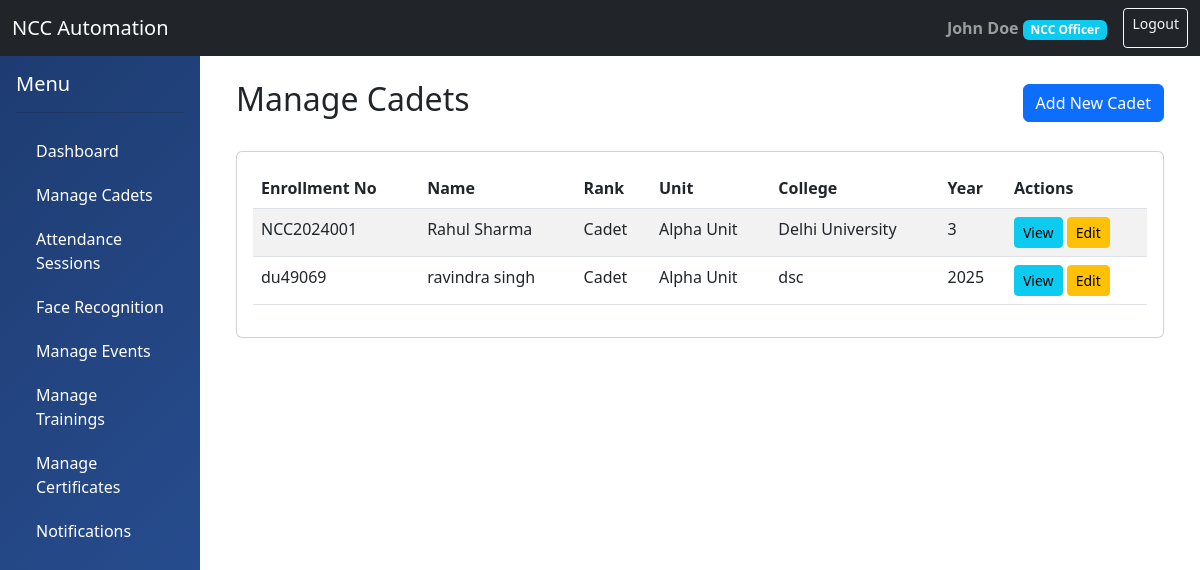
/dashboard/cadets/ (signed in), run on the app's committed database.
### accounts/models.py (models this page shows, shortened)
class User(AbstractUser):
    ROLE_CHOICES = (
        ('ADMIN', 'Administrator'),
        ('OFFICER', 'NCC Officer'),
        ('CADET', 'Cadet'),
    )
    role = models.CharField(max_length=10, choices=ROLE_CHOICES, default='CADET')
    phone_number = models.CharField(max_length=15, blank=True, null=True)
    profile_picture = models.ImageField(upload_to='profiles/', blank=True, null=True)
    date_of_birth = models.DateField(blank=True, null=True)
    address = models.TextField(blank=True, null=True)
    created_at = models.DateTimeField(auto_now_add=True)
    updated_at = models.DateTimeField(auto_now=True)
    is_active_member = models.BooleanField(default=True)
    class Meta:
        db_table = 'users'
        permissions = (
            ('can_view_all_cadets', 'Can view all cadets'),
            ('can_manage_unit', 'Can manage unit'),
            ('can_mark_attendance', 'Can mark attendance'),
            ('can_create_events', 'Can create events'),
        )

class Cadet(models.Model):
    RANK_CHOICES = (
        ('CDT', 'Cadet'),
        ('LCPL', 'Lance Corporal'),
        ('CPL', 'Corporal'),
        ('SGT', 'Sergeant'),
        ('SUO', 'Senior Under Officer'),
    )
    user = models.OneToOneField(User, on_delete=models.CASCADE, related_name='cadet_profile')
    rank = models.CharField(max_length=10, choices=RANK_CHOICES, default='CDT')
    unit = models.ForeignKey('units.Unit', on_delete=models.SET_NULL, null=True, related_name='cadets')
    enrollment_number = models.CharField(max_length=50, unique=True)
    enrollment_date = models.DateField()
    college_name = models.CharField(max_length=200)
    course = models.CharField(max_length=100)
    year_of_study = models.IntegerField()
    roll_number = models.CharField(max_length=50)
    parent_name = models.CharField(max_length=200)
    parent_phone = models.CharField(max_length=15)
    parent_email = models.EmailField(blank=True, null=True)
    emergency_contact = models.CharField(max_length=15)
    blood_group = models.CharField(max_length=5, blank=True)
    height = models.DecimalField(max_digits=5, decimal_places=2, blank=True, null=True)
    weight = models.DecimalField(max_digits=5, decimal_places=2, blank=True, null=True)
    assigned_officer = models.ForeignKey(Officer, on_delete=models.SET_NULL, null=True, blank=True, related_name='assigned_cadets')
    class Meta:
        db_table = 'cadets'

### units/models.py (models this page shows, shortened)
class Unit(models.Model):
    WING_CHOICES = (
        ('ARMY', 'Army Wing'),
        ('NAVY', 'Navy Wing'),
        ('AIR', 'Air Wing'),
    )
    name = models.CharField(max_length=200)
    wing = models.CharField(max_length=10, choices=WING_CHOICES)
    unit_code = models.CharField(max_length=50, unique=True)
    location = models.CharField(max_length=200)
    contact_email = models.EmailField()
    contact_phone = models.CharField(max_length=15)
    established_date = models.DateField(blank=True, null=True)
    is_active = models.BooleanField(default=True)
    created_at = models.DateTimeField(auto_now_add=True)
    class Meta:
        db_table = 'units'
        ordering = ['name']

### accounts/views.py (the view, shortened to what this page needs)
@officer_required
def cadet_list_view(request):
    user = request.user
    if user.role == 'ADMIN':
        cadets = Cadet.objects.all().select_related('user', 'unit')
    elif user.role == 'OFFICER' and hasattr(user, 'officer_profile'):
        cadets = Cadet.objects.filter(unit=user.officer_profile.unit).select_related('user', 'unit')
    else:
        cadets = Cadet.objects.none()
    search_query = request.GET.get('search', '')
    return render(request, 'accounts/cadet_list.html', {
        'cadets': cadets,
        'search_query': search_query
    })

### templates/accounts/cadet_list.html (shortened to what this page needs)
{% extends 'base.html' %}
{% block content %}
<div class="container">
    <div class="d-flex justify-content-between align-items-center mb-4">
        <h2>Manage Cadets</h2>
        <a href="{% url 'cadet_create' %}" class="btn btn-primary">Add New Cadet</a>
    </div>
    <div class="card">
        <div class="card-body">
            <table class="table table-striped">
                <thead>
                    <tr>
                        <th>Enrollment No</th>
                        <th>Name</th>
                        <th>Rank</th>
                        <th>Unit</th>
                        <th>College</th>
                        <th>Year</th>
                        <th>Actions</th>
                    </tr>
                </thead>
                <tbody>
                    {% for cadet in cadets %}
                    <tr>
                        <td>{{ cadet.enrollment_number }}</td>
                        <td>{{ cadet.user.get_full_name }}</td>
                        <td>{{ cadet.get_rank_display }}</td>
                        <td>{{ cadet.unit.name }}</td>
                        <td>{{ cadet.college_name }}</td>
                        <td>{{ cadet.year_of_study }}</td>
                        <td>
                            <a href="{% url 'cadet_detail' cadet.id %}" class="btn btn-sm btn-info">View</a>
                            <a href="{% url 'cadet_update' cadet.id %}" class="btn btn-sm btn-warning">Edit</a>
                        </td>
                    </tr>
                    {% empty %}
                    <tr>
                        <td colspan="7" class="text-center">No cadets found.</td>
                    </tr>
                    {% endfor %}
                </tbody>
            </table>
        </div>
    </div>
</div>
{% endblock %}

### templates/base.html (shortened to what this page needs)
<!DOCTYPE html>
<html lang="en">
<head>
    <link href="https://cdn.jsdelivr.net/npm/bootstrap@5.3.0/dist/css/bootstrap.min.css" rel="stylesheet">
</head>
<body>
    <nav class="navbar navbar-expand-lg navbar-dark bg-dark">
        <div class="container-fluid">
            <a class="navbar-brand" href="{% url 'dashboard' %}">NCC Automation</a>
            <div class="d-flex">
                {% if user.is_authenticated %}
                <span class="navbar-text me-3">
                    <strong>{{ user.get_full_name }}</strong>
                    <span class="badge bg-info">{{ user.get_role_display }}</span>
                </span>
                <a href="{% url 'logout' %}" class="btn btn-outline-light btn-sm">Logout</a>
                {% endif %}
            </div>
        </div>
    </nav>
    <div class="container-fluid">
        <div class="row">
            {% if user.is_authenticated %}
            <div class="col-md-2 sidebar p-0">
                <div class="p-3">
                    <h5 class="text-white">Menu</h5>
                    <hr class="bg-white">
                    <a href="{% url 'dashboard' %}">Dashboard</a>
                    {% if user.role != 'CADET' %}
                        <a href="{% url 'cadet_list' %}">Manage Cadets</a>
                        <a href="{% url 'attendance_session_list' %}">Attendance Sessions</a>
                        <a href="{% url 'face_management' %}">Face Recognition</a>
                        <a href="{% url 'event_list' %}">Manage Events</a>
                        <a href="{% url 'training_list' %}">Manage Trainings</a>
                        <a href="{% url 'certificate_list' %}">Manage Certificates</a>
                        <a href="{% url 'notification_list' %}">Notifications</a>
                    {% endif %}
                </div>
            </div>
            {% endif %}
            <div class="col-md-10 p-4">
                {% block content %}{% endblock %}
            </div>
        </div>
    </div>
</body>
</html>

### templates/base.html (style rules this page uses)
.sidebar { min-height: 100vh; background: linear-gradient(135deg, #1e3c72 0%, #2a5298 100%); }
.sidebar a { color: white; text-decoration: none; padding: 10px 20px; display: block; transition: all 0.3s; }

### data on the page
User: get_full_name "John Doe", role "NCC Officer"
Cadet: enrollment_number "NCC2024001", user.get_full_name "Rahul Sharma", rank "Cadet", unit.name "Alpha Unit", college_name "Delhi University", year_of_study "3"
Cadet: enrollment_number "du49069", user.get_full_name "ravindra singh", rank "Cadet", unit.name "Alpha Unit", college_name "dsc", year_of_study "2025"
